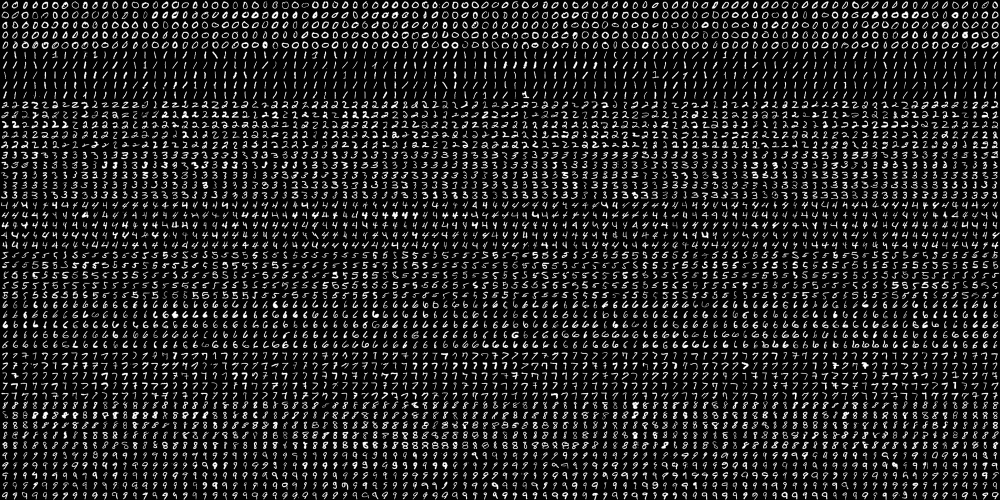
#> input picture deep learning/download dataset/digits.png, 2000 x 1000 px, found by its file name (shown at 1/2 size)
$ python 'k-nearest neighbour, KNN.py'
#> lines starting #> are read from the running program, lines starting #| are printed output that depends on the picture
#!/usr/bin/env python3
# -*- coding: utf-8 -*-
"""
Created on Wed May  2 14:08:59 2018

@author: chunhsuanlojason
"""
import numpy as np
from matplotlib import pyplot as plt
import cv2

#1.載入原始圖像並灰值化，原始影像為1000x2000 ，3 channel
img = cv2.imread('/Users/chunhsuanlojason/Google Drive/academic/Nakamura lab/IGP Rotation/deep learning/download dataset/digits.png')
#> img is the input picture: shape (1000, 2000, 3); min 0, max 255, mean 33.8
print("img shape=",img.shape)
#| img shape= (1000, 2000, 3)
gray = cv2.cvtColor(img,cv2.COLOR_BGR2GRAY)
print("gray shape=",gray.shape)
#| gray shape= (1000, 2000)

#2.切成每一小塊20x20 pixel
#先將gray 1000x2000 [rowsxcols] pixel , 將row=1000/50 ：意為50列20pixel單位
#再將產生的cols =2000/100 =>意為100行20pixel單位
cells = [np.hsplit(row,100) for row in np.vsplit(gray,50)]
#> cells = 50 items

#3.將cells為一50x100 的list轉成array (50,100,20,20)
x = np.array(cells)
print("x shape=",x.shape)
#| x shape= (50, 100, 20, 20)

#4.把20x20 pixel 展平成一行400 pixel
#將cells array X 轉成5000x400 後並分成兩半 train's data and test's data
train = x[:,:50].reshape(-1,400).astype(np.float32) # Size = (2500,400)
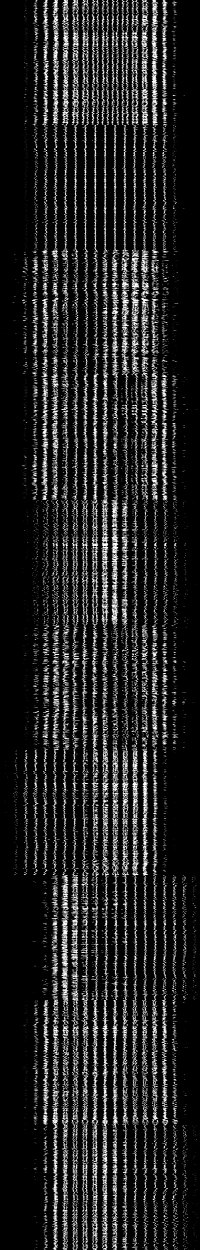
#> train: shape (2500, 400) float32 (shown at 1/2 size); min 0, max 255, mean 33.8
test = x[:,50:100].reshape(-1,400).astype(np.float32) # Size = (2500,400)
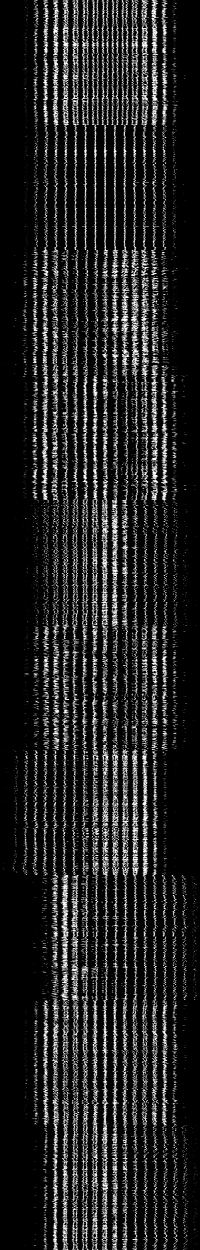
#> test: shape (2500, 400) float32 (shown at 1/2 size); min 0, max 255, mean 33.8
print("train shape=",train.shape)
#| train shape= (2500, 400)
print("test shape=",test.shape)
#| test shape= (2500, 400)

#5.Create labels for train and test data
k = np.arange(10)
train_labels = np.repeat(k,250)[:,np.newaxis]
test_labels = train_labels.copy()
print ("train_labels.shape=",train_labels.shape)
print ("test_labels.shape=",test_labels.shape)

#6. Initiate kNN, train the data, then test it with test data for k=1
knn = cv2.ml.KNearest_create()
knn.train(train,cv2.ml.ROW_SAMPLE,train_labels)
ret, result, neighbours, dist = knn.findNearest(test, k=1)
#> ret = 0; result = 2500 values, max 9 at index 908, min 0 at index 0, mean 4.53; neighbours has the same summary as result; dist = 2500 values, max 2342537 at index 656, min 26114 at index 364, mean 667977.5

#7. Now we check the accuracy of classification
# For that, compare the result with test_labels and check which are wrong
matches = result==test_labels
correct = np.count_nonzero(matches)
#> correct = 2300
accuracy = correct*100.0/result.size
#> accuracy = 92
print ("accuracy=",accuracy ,"%")
#| accuracy= 92.0 %

#8.save the data
np.savez('knn_data.npz',train=train, train_labels=train_labels)


##-------------------------------------------------------------------------
##=========================================================================
##======Predict testing====================================================
#A.Now re-load the data
with np.load('knn_data.npz') as data:
 print (data.files)
 train = data['train']
 train_labels = data['train_labels']


#B.輸入自己手寫的image data 必須是20x20 pixel
Input_Numer=[0]*10
img_num =[0]*10
img_res =[0]*10
testData_r=[0]*10
result=[0]*10
result_str=[0]*10
Input_Numer[0]="/Users/chunhsuanlojason/Google Drive/academic/Nakamura lab/IGP Rotation/deep learning/download dataset/0.jpg"
Input_Numer[1]="/Users/chunhsuanlojason/Google Drive/academic/Nakamura lab/IGP Rotation/deep learning/download dataset/1.jpg"
Input_Numer[2]="/Users/chunhsuanlojason/Google Drive/academic/Nakamura lab/IGP Rotation/deep learning/download dataset/2.jpg"
Input_Numer[3]="/Users/chunhsuanlojason/Google Drive/academic/Nakamura lab/IGP Rotation/deep learning/download dataset/3.jpg"
Input_Numer[4]="/Users/chunhsuanlojason/Google Drive/academic/Nakamura lab/IGP Rotation/deep learning/download dataset/4.jpg"
Input_Numer[5]="/Users/chunhsuanlojason/Google Drive/academic/Nakamura lab/IGP Rotation/deep learning/download dataset/5.jpg"
Input_Numer[6]="/Users/chunhsuanlojason/Google Drive/academic/Nakamura lab/IGP Rotation/deep learning/download dataset/6.jpg"
Input_Numer[7]="/Users/chunhsuanlojason/Google Drive/academic/Nakamura lab/IGP Rotation/deep learning/download dataset/7.jpg"
Input_Numer[8]="/Users/chunhsuanlojason/Google Drive/academic/Nakamura lab/IGP Rotation/deep learning/download dataset/8.jpg"
Input_Numer[9]="/Users/chunhsuanlojason/Google Drive/academic/Nakamura lab/IGP Rotation/deep learning/download dataset/9.jpg"
font = cv2.FONT_HERSHEY_SIMPLEX

#C.Predicting
for i in range(10):  #input 10 number
 img_num[i] = cv2.imread(Input_Numer[i],0)
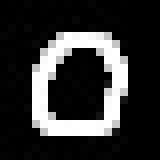
#> input picture deep learning/download dataset/0.jpg, 20 x 20 px, found by its file name (shown 8 times larger)
 testData_r[i]  = img_num[i][:,:].reshape(-1,400).astype(np.float32) # Size = (1,400)
 ret, result[i], neighbours, dist = knn.findNearest(testData_r[i], k=5)
#> neighbours = [[0, 0, 0, 0, 0]]; dist = [[982823, 1272111, 1379717, 1508011, 1515256]]
 #產生white screen以顯示預測結果的白底
 img_res[i] = np.zeros((64,64,3), np.uint8)
 img_res[i][:,:]=[255,255,255]
 #將結果轉成字串以便顯示在圖上
 print("result[i][0][0] =",result[i][0][0].astype(np.int32)) #change type from float32 to int32
#| result[i][0][0] = 0
#> (the run stopped early here; a loop or call above may not have finished)
